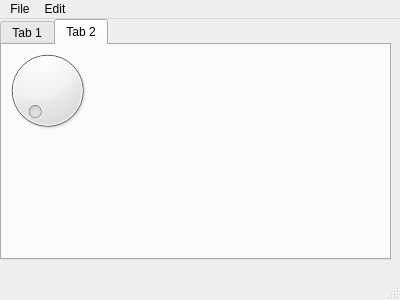
<?xml version="1.0" encoding="UTF-8"?>
<ui version="4.0">
 <class>MainWindow</class>
 <widget class="QMainWindow" name="MainWindow">
  <property name="geometry">
   <rect>
    <x>0</x>
    <y>0</y>
    <width>400</width>
    <height>300</height>
   </rect>
  </property>
  <property name="windowTitle">
   <string>PyQt5 Designer Window </string>
  </property>
  <property name="statusTip">
   <string>StatusBar here</string>
  </property>
  <widget class="QWidget" name="centralwidget">
   <widget class="QTabWidget" name="tabWidget">
    <property name="geometry">
     <rect>
      <x>0</x>
      <y>0</y>
      <width>391</width>
      <height>241</height>
     </rect>
    </property>
    <property name="currentIndex">
     <number>1</number>
    </property>
    <widget class="QWidget" name="tab">
     <attribute name="title">
      <string>Tab 1</string>
     </attribute>
     <widget class="QPushButton" name="pushButton">
      <property name="geometry">
       <rect>
        <x>0</x>
        <y>170</y>
        <width>93</width>
        <height>41</height>
       </rect>
      </property>
      <property name="text">
       <string>PushButton</string>
      </property>
     </widget>
    </widget>
    <widget class="QWidget" name="tab_2">
     <attribute name="title">
      <string>Tab 2</string>
     </attribute>
     <widget class="QDial" name="dial">
      <property name="geometry">
       <rect>
        <x>0</x>
        <y>0</y>
        <width>91</width>
        <height>91</height>
       </rect>
      </property>
     </widget>
    </widget>
   </widget>
  </widget>
  <widget class="QMenuBar" name="menubar">
   <property name="geometry">
    <rect>
     <x>0</x>
     <y>0</y>
     <width>400</width>
     <height>26</height>
    </rect>
   </property>
   <widget class="QMenu" name="menuFile">
    <property name="title">
     <string>File</string>
    </property>
    <widget class="QMenu" name="menuSubMenu">
     <property name="title">
      <string>SubMenu</string>
     </property>
     <addaction name="actionItem1"/>
     <addaction name="separator"/>
     <addaction name="actionItem2"/>
     <addaction name="separator"/>
    </widget>
    <addaction name="actionNew"/>
    <addaction name="separator"/>
    <addaction name="actionExit"/>
    <addaction name="separator"/>
    <addaction name="menuSubMenu"/>
   </widget>
   <widget class="QMenu" name="menuEdit">
    <property name="title">
     <string>Edit</string>
    </property>
   </widget>
   <addaction name="menuFile"/>
   <addaction name="menuEdit"/>
  </widget>
  <widget class="QStatusBar" name="statusbar">
   <property name="statusTip">
    <string>StatusBar here</string>
   </property>
  </widget>
  <action name="actionNew">
   <property name="icon">
    <iconset>
     <normaloff>icons/new_file.png</normaloff>icons/new_file.png</iconset>
   </property>
   <property name="text">
    <string>New</string>
   </property>
  </action>
  <action name="actionExit">
   <property name="icon">
    <iconset>
     <normaloff>icons/exit.png</normaloff>icons/exit.png</iconset>
   </property>
   <property name="text">
    <string>Exit</string>
   </property>
   <property name="statusTip">
    <string>Click Exit to exit the Application</string>
   </property>
   <property name="shortcut">
    <string>Shift+X</string>
   </property>
  </action>
  <action name="actionItem1">
   <property name="text">
    <string>Item1</string>
   </property>
  </action>
  <action name="actionItem2">
   <property name="text">
    <string>Item2</string>
   </property>
  </action>
 </widget>
 <resources/>
 <connections>
  <connection>
   <sender>actionExit</sender>
   <signal>triggered()</signal>
   <receiver>MainWindow</receiver>
   <slot>close()</slot>
   <hints>
    <hint type="sourcelabel">
     <x>-1</x>
     <y>-1</y>
    </hint>
    <hint type="destinationlabel">
     <x>199</x>
     <y>149</y>
    </hint>
   </hints>
  </connection>
 </connections>
</ui>
